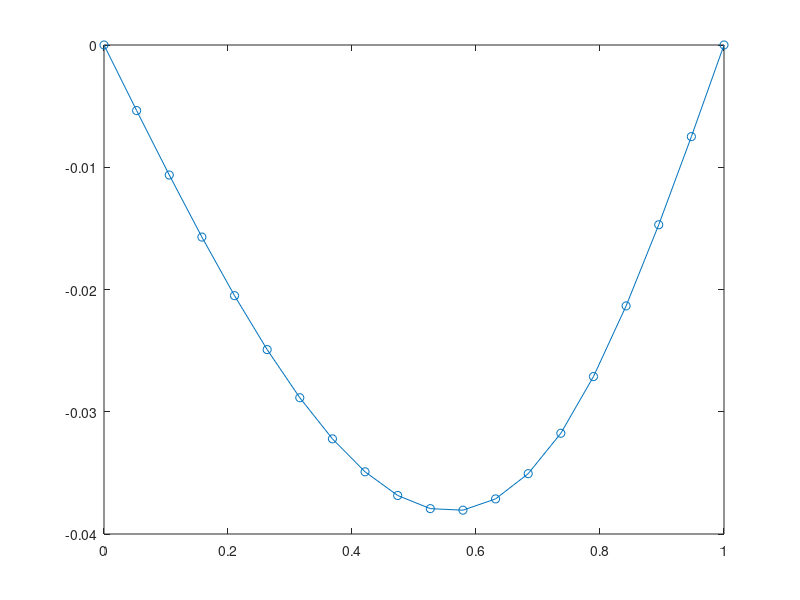

The MATLAB script that drew this image:
%Daniel Adea
%204999515
%Euler-Bernoulli Beam Bending
%This problem models a simply-supported aluminum beam that is subjected to
%a single point force

%clear workspace
clear all; clc; close all;

%set variables as given 
nodes = 20;
L = 1;
nodeDist = L/(nodes-1);
R = .013;
r = .011;
P = -2000;
E = 70e9;
I = pi/4*(R^4 - r^4);
d = 0.75;

%preallocate arrays for later use
points = linspace(0, L, nodes);
b = zeros(nodes, 1);
A = zeros(nodes, nodes);

%set array A

    %set the endpoints
A(1,1) = 1;
A(nodes, nodes) = 1;

    %use a for loop to set inner values following the pattern
for i = 2:nodes-1
    A(i,i) = -2;
    A(i,i-1) = 1;
    A(i,i+1) = 1;
end

%set matrix b
    %set the boundary conditions
b(1) = 0;
b(nodes)= 0;

    %calculate the right side of the equation
for j = 2:nodes-1 
    pointDist = (j-1)*nodeDist;
    %use the correct equation depending on location in comparison to force
    if pointDist <= d
        b(j) = nodeDist^2*(-P*(L-d)*pointDist/L)/(I*E);
    else
        b(j) = nodeDist^2*(-P*d*(L-pointDist)/L)/(I*E);
    end
end

%calculate displacement
y = A\b;

%plot displacement
plot(points, y, 'o-');

%calculate theoretical maximum displacement
c = min(d, L-d);
ymax = P*c*(L^2 - c^2)^1.5/(9*sqrt(3)*E*I*L);




    
    